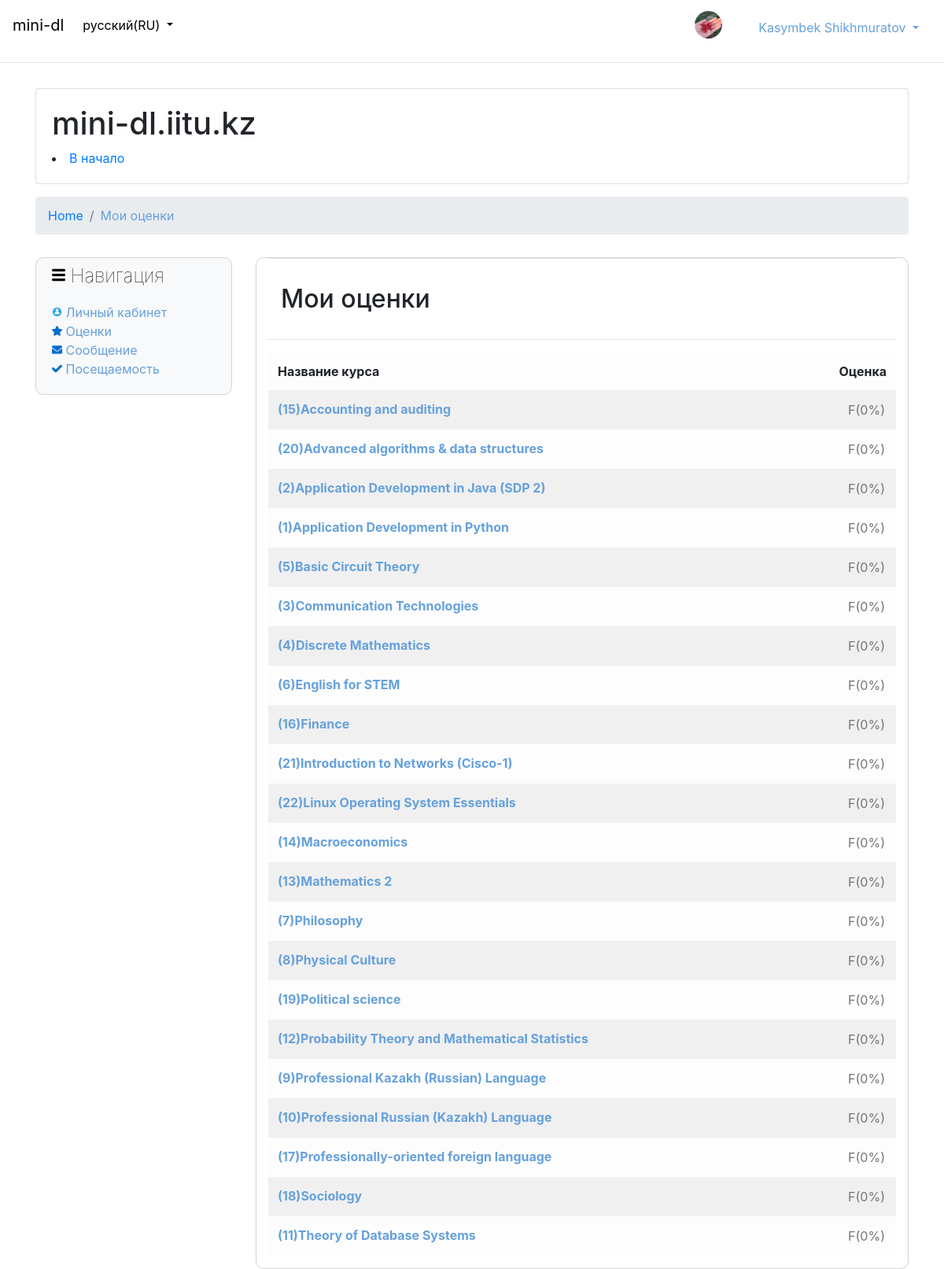
Page /grades/ (signed in) on the committed database.
### dl/models.py (models this page shows, shortened)
class Student(models.Model):
    class Meta:
        db_table = "students"
    user = models.OneToOneField(User, on_delete=models.CASCADE)
    group = models.ForeignKey(Groups, on_delete=models.CASCADE)
    image = models.ImageField(upload_to='profiles_images', blank=True)

class Courses(models.Model):  # It's course where admin can add subjects
    class Meta:
        db_table = "courses"
    subject_name = models.CharField(max_length=200)

### dl/views.py (the view)
# urls.py: path('grades/', views.grades, name='grades'),
def grades(request):
    courses_list = Courses.objects.all().filter(department=request.user.student.group.group_dep).order_by('subject_name')
    grades_list = Grades.objects.all().filter(student__user__username=request.user.username).order_by('-date')
    kek = {
        'grades_list': grades_list,
        'courses_list': courses_list,
        'student': auth.get_user(request)
    }
    return render(request, 'grades.html', kek)

### dl/templates/grades.html (shortened to what this page needs)
{% extends 'main.html' %}
{% load cmds %}
{% block navigation %}
<nav aria-label="breadcrumb">
  <ol class="breadcrumb">
    <li class="breadcrumb-item"><a href="{% url 'dl:home' %}">Home</a></li>
    <li class="breadcrumb-item" aria-current="page" style="color:#66a1db">Мои оценки</li>
  </ol>
</nav>
{% endblock %}
{% block students %}
    {% if student %}
        <table class="table table-striped table-light table-borderless table-hover table-hover-cells" >
        <nav class="navbar">
            <h2 >Мои оценки</h2>
        </nav>
        <hr>
              <thead>
                <tr>
                  <th scope="col" >Название курса</th>
                  <th scope="col" style="text-align: right;">Оценка</th>
                </tr>
              </thead>
              <tbody>
                {% for s in courses_list %}
                <tr>
                    <th scope="row"><a href="{% url 'dl:grades_detail' s.pk %}" style="color:#66a1db">({{ s.pk }}){{ s.subject_name }}</a></th>
                            <th style="text-align: right">
                                        <input type="text" style="background-color: rgba(0,0,0,0);color: black; border: none; text-align: right; color:#66a1db" disabled placeholder="F(0%)"
                            >
                            </th>
                </tr>
                {% endfor %}
              </tbody>
        </table>
    {% else %}
        error
    {% endif %}
{% endblock %}

### templates/main.html (shortened to what this page needs)
{% load staticfiles %}
<!DOCTYPE html>
<html lang="en">
<head>
    <link rel="stylesheet" href="/static/css/style.css">
    <link rel="stylesheet" href="https://stackpath.bootstrapcdn.com/bootstrap/4.1.3/css/bootstrap.min.css">
</head>
<body style="background-color: #ffffff">
    <nav class="navbar navbar-expand-lg navbar-dark bg-white">
  <a class="navbar-brand" style="color: black" href="{% url 'dl:home' %}">mini-dl</a>
  <div class="collapse navbar-collapse" id="navbarSupportedContent">
    <ul class="navbar-nav mr-auto">
      <li class="nav-item dropdown">
        <a class="nav-link dropdown-toggle"  style="color: black" href="#" id="navbarDropdown" role="button" data-toggle="dropdown" aria-haspopup="true" aria-expanded="false">
            русский(RU)
        </a>
      </li>
    </ul>
    <form class="form-inline my-2 my-lg-0 align-right">
        {% if user.is_authenticated %}
            {% if user.student %}
                <img class="rounded-circle" src="{{ request.user.student.image.url }}" width="35px" height="35px">
                <div class="btn-group" style="padding-top: 7px; padding-left: 30px">
                  <a class="nav-link dropdown-toggle"  style="color: #66a1db" href="#" id="navbarDropdown" role="button" data-toggle="dropdown" aria-haspopup="true" aria-expanded="false">
            {{ user.first_name }} {{ user.last_name }}
        </a>
                </div>
            {% endif %}
        {% endif %}
    </form>
  </div>
</nav>
<hr>
    {% if user.is_authenticated %}
    <div class="container">
		<div>
      <header id="page-header" class="row">
    <div class="col-12 pt-3 pb-3" id="yui_3_17_2_1_1576088914175_38">
        <div class="card " id="yui_3_17_2_1_1576088914175_37">
            <div class="card-body " id="yui_3_17_2_1_1576088914175_36">
                <div class="d-flex">
                    <div class="mr-auto">
                    <div class="page-context-header"><div class="page-header-headings"><h1>mini-dl.iitu.kz</h1></div></div>
                    </div>
                </div>
                <div class="d-flex flex-wrap" id="yui_3_17_2_1_1576088914175_35">
                    <div id="page-navbar">
                        <nav role="navigation" aria-label="Обратный путь">
                <li>
                    <a href="{% url 'dl:home' %}" >В начало</a>
                </li>
</nav>
                    </div>
                </div>
            </div>
        </div>
    </div>
</header>
        {% block navigation %}{% endblock %}
			<div class="main2">
				<div class="events_catigories d-none d-lg-block d-print-block" style="">
					<div class="events">
							<p class="title" style="padding-top: 5px; color:#000000; font-weight: lighter;"><img src="{% static 'images\menubut.png' %}" style="padding-bottom: 6px; font-weight: lighter; " width="17px" > Навигация</p>
                                <a style=" color:#66a1db" href="{% url 'dl:see_profile' user.id %}"><img src="{% static 'images\user.png' %}" style="padding-bottom: 4px; color:#66a1db" width="13px"> Личный кабинет</a>
                       {% if user.student %}         <a style="color: #66a1db" href="{% url 'dl:grades' %}"><img src="{% static 'images\star.png' %}" style="padding-bottom: 4px; color: #66a1db" width="13px"> Оценки</a>{% endif %}
							    <a style="color: #66a1db" href=""><img src="{% static 'images\envelope.png' %}" width="13px" style="padding-bottom: 4px; color:#66a1db"> Сообщение</a>
							    {% if user.student %}<a style=" color:#66a1db" href=""><img src="{% static 'images\check-mark.png' %}" width="13px" style="padding-bottom: 4px; color:#66a1db"> Посещаемость</a>{% endif %}
					</div>
				</div>
				<div class="courses d-print-none">
					<div class="container">
                        <div class="row justify-content-lg-start">
                          <div class="col">
                            <hr class="mt-0 mb-4">
                          {% if user.is_authenticated %}
                              {% if user.student %}
                                  {% block students %}{% endblock %}
                              {% else %}
                                      Teacher list error1
                              {% endif %}
                          {% else %}
                               {% block login %}{% endblock %}
                          {% endif %}
                          </div>
                        </div>
                    </div>
				</div>
			</div>
		</div>
	</div>
    {% endif %}
</body>
</html>

### static/css/style.css (style rules this page uses)
.title { font-size: 24px; }
.events { border: 1px; border-style: solid; border-color: lightgrey; border-radius: 10px; display: flex; flex-direction: column; width: 250px; padding-left: 20px; padding-bottom: 20px; color: black; background-color: #f8f9fa; margin-right: 30px; margin-top: 13px; }
.events a { color: #0f93ff; background-color: #f8f9fa; }
.main2 { display: flex; flex-direction: row; }
.courses { border: 1px; border-style: solid; border-color: lightgrey; border-radius: 10px; width: 830px; height: auto; margin-top: 13px; background-color: white; display: inline; }

### rows in the picture
Courses: pk "15", subject_name "Accounting and auditing"
Courses: pk "20", subject_name "Advanced algorithms & data structures"
Courses: pk "2", subject_name "Application Development in Java (SDP 2)"
Courses: pk "1", subject_name "Application Development in Python"
Courses: pk "5", subject_name "Basic Circuit Theory"
Courses: pk "3", subject_name "Communication Technologies"
Courses: pk "4", subject_name "Discrete Mathematics"
Courses: pk "6", subject_name "English for STEM"
Courses: pk "16", subject_name "Finance"
Courses: pk "21", subject_name "Introduction to Networks (Cisco-1)"
Courses: pk "22", subject_name "Linux Operating System Essentials"
Courses: pk "14", subject_name "Macroeconomics"
Courses: pk "13", subject_name "Mathematics 2"
Courses: pk "7", subject_name "Philosophy"
Courses: pk "8", subject_name "Physical Culture"
Courses: pk "19", subject_name "Political science"
Courses: pk "12", subject_name "Probability Theory and Mathematical Statistics"
Courses: pk "9", subject_name "Professional Kazakh (Russian) Language"
Courses: pk "10", subject_name "Professional Russian (Kazakh) Language"
Courses: pk "17", subject_name "Professionally-oriented foreign language"
Courses: pk "18", subject_name "Sociology"
Courses: pk "11", subject_name "Theory of Database Systems"

### other values in the picture
{{ user.first_name }} "Kasymbek"
{{ user.last_name }} "Shikhmuratov"
